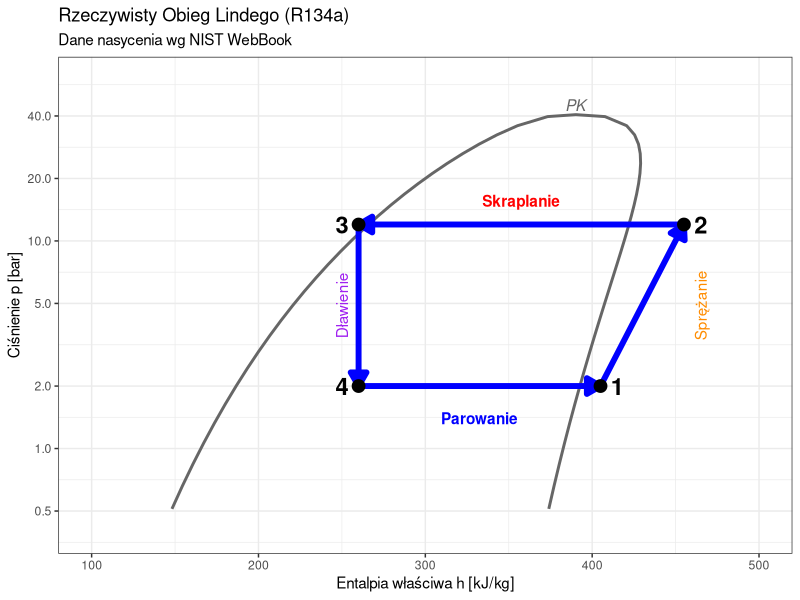
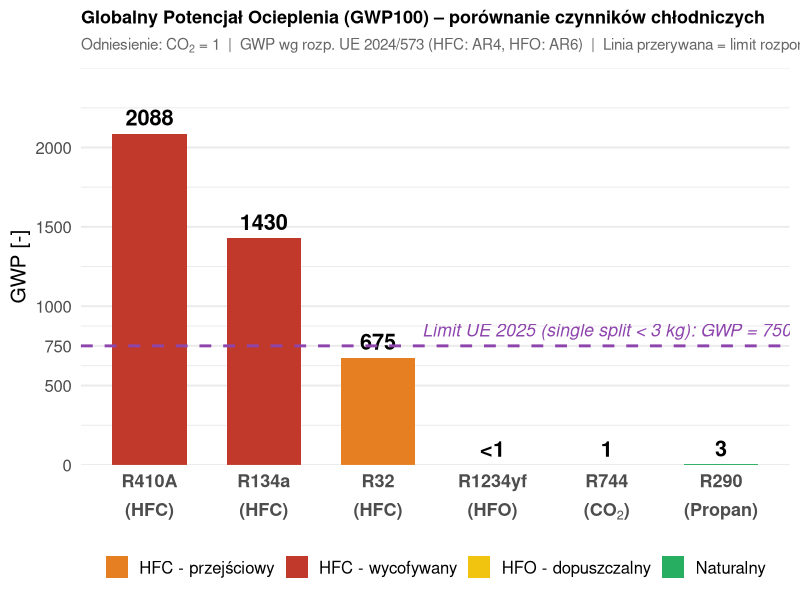

Here is the R script that generated these plots, in order:
## ---- chunk 1
#| echo: false
#| warning: false
#| message: false
library(ggplot2)
theme_set(theme_minimal(base_size = 18))
## ---- chunk 2
#| label: ph-cycle
#| echo: false
#| fig-width: 10
#| fig-height: 6

library(ggplot2)

# Dense R134a data from NIST WebBook (-40C to 100C, step 5C)
# Units: Temp [C], Pres [bar], h_liq [kJ/kg], h_vap [kJ/kg]
r134a_data <- data.frame(
    temp = c(-40, -35, -30, -25, -20, -15, -10, -5, 0, 5, 10, 15, 20, 25, 30, 35, 40, 45, 50, 55, 60, 65, 70, 75, 80, 85, 90, 95, 100),
    p = c(0.51209, 0.66144, 0.84378, 1.0640, 1.3273, 1.6394, 2.0060, 2.4334, 2.9280, 3.4966, 4.1461, 4.8837, 5.7171, 6.6538, 7.7020, 8.8698, 10.166, 11.599, 13.179, 14.915, 16.818, 18.898, 21.168, 23.641, 26.332, 29.258, 32.442, 35.912, 39.724),
    h_l = c(148.14, 154.44, 160.79, 167.19, 173.64, 180.14, 186.70, 193.32, 200.00, 206.75, 213.58, 220.48, 227.47, 234.55, 241.72, 249.01, 256.41, 263.94, 271.62, 279.47, 287.50, 295.76, 304.28, 313.13, 322.39, 332.22, 342.93, 355.25, 373.30),
    h_v = c(374.00, 377.17, 380.32, 383.45, 386.55, 389.63, 392.66, 395.66, 398.60, 401.49, 404.32, 407.07, 409.75, 412.33, 414.82, 417.19, 419.43, 421.52, 423.44, 425.15, 426.63, 427.82, 428.65, 429.03, 428.81, 427.76, 425.42, 420.67, 407.68)
)

# Critical Point (Manual addition to close the dome)
cp_data <- data.frame(temp = 101.06, p = 40.593, h_l = 390.2, h_v = 390.2)
r134a_data <- rbind(r134a_data, cp_data)

# Construct Dome Data (No spline needed, data is dense enough)
dome <- data.frame(
    h = c(r134a_data$h_l, rev(r134a_data$h_v)),
    p = c(r134a_data$p, rev(r134a_data$p))
)

# Cycle Points (Adjusted for R134a scale)
# P1 = 2 bar (~ -10C). Sat Gas h ~ 392.
# h1 = 405 (Superheated)
h1 <- 405
p1 <- 2.0
# P2 = 12 bar (~ 46C). Sat Gas h ~ 422.
# h2 = 455 (Superheated, after compression; CoolProp: h2s ~ 445 -> eta_is ~ 0.8)
h2 <- 455
p2 <- 12.0
# P3 = 12 bar. Sat Liq h ~ 266.
# h3 = 260 (Subcooled)
h3 <- 260
p3 <- 12.0
# P4 = 2 bar. Isenthalpic expansion.
h4 <- 260
p4 <- 2.0

# Segments for arrows (Process lines)
segments <- data.frame(
    x = c(h1, h2, h3, h4),
    y = c(p1, p2, p3, p4),
    xend = c(h2, h3, h4, h1),
    yend = c(p2, p3, p4, p1),
    process = c("Sprężanie", "Skraplanie", "Dławienie", "Parowanie")
)

ggplot() +
    # Dome (Smooth Path)
    geom_path(data = dome, aes(x = h, y = p), color = "grey40", size = 1) +
    annotate("text", x = 390, y = 45, label = "PK", color = "grey40", fontface = "italic", size = 4) +

    # Cycle Lines with Arrows
    geom_segment(
        data = segments, aes(x = x, y = y, xend = xend, yend = yend),
        color = "blue", size = 2, arrow = arrow(type = "closed", length = unit(0.4, "cm"))
    ) +

    # Process Labels
    annotate("text", x = (h1 + h4) / 2, y = p1 * 0.7, label = "Parowanie", color = "blue", fontface = "bold") +
    annotate("text", x = (h2 + h3) / 2, y = p2 * 1.3, label = "Skraplanie", color = "red", fontface = "bold") +
    annotate("text", x = h2 + 10, y = sqrt(p1 * p2), label = "Sprężanie", angle = 90, color = "darkorange") +
    annotate("text", x = h4 - 10, y = sqrt(p1 * p2), label = "Dławienie", angle = 90, color = "purple") +

    # Points labels
    annotate("point", x = c(h1, h2, h3, h4), y = c(p1, p2, p3, p4), size = 4) +
    annotate("text", x = h1 + 10, y = p1, label = "1", size = 6, fontface = "bold") +
    annotate("text", x = h2 + 10, y = p2, label = "2", size = 6, fontface = "bold") +
    annotate("text", x = h3 - 10, y = p3, label = "3", size = 6, fontface = "bold") +
    annotate("text", x = h4 - 10, y = p4, label = "4", size = 6, fontface = "bold") +
    scale_y_log10(breaks = c(0.5, 1, 2, 5, 10, 20, 40), limits = c(0.4, 60)) +
    scale_x_continuous(limits = c(100, 500)) +
    theme_bw() +
    labs(
        title = "Rzeczywisty Obieg Lindego (R134a)",
        subtitle = "Dane nasycenia wg NIST WebBook",
        x = "Entalpia właściwa h [kJ/kg]",
        y = "Ciśnienie p [bar]"
    )
## ---- chunk 3
#| label: gwp-comparison
#| echo: false
#| fig-width: 12
#| fig-height: 5.5

library(ggplot2)

czynniki <- data.frame(
  nazwa = factor(
    c("R410A\n(HFC)", "R134a\n(HFC)", "R32\n(HFC)", "R1234yf\n(HFO)", "R744\n(CO2)", "R290\n(Propan)"),
    levels = c("R410A\n(HFC)", "R134a\n(HFC)", "R32\n(HFC)", "R1234yf\n(HFO)", "R744\n(CO2)", "R290\n(Propan)")
  ),
  GWP = c(2088, 1430, 675, 0.5, 1, 3),
  etykieta = c("2088", "1430", "675", "<1", "1", "3"),
  kategoria = c("HFC - wycofywany", "HFC - wycofywany", "HFC - przejściowy",
                "HFO - dopuszczalny", "Naturalny", "Naturalny")
)

# Etykiety osi X (plotmath: indeks dolny w CO2)
etykiety_x <- expression(
  atop(bold("R410A"), bold("(HFC)")), atop(bold("R134a"), bold("(HFC)")),
  atop(bold("R32"), bold("(HFC)")), atop(bold("R1234yf"), bold("(HFO)")),
  atop(bold("R744"), bold("(CO"[2]*")")), atop(bold("R290"), bold("(Propan)"))
)

kolory <- c(
  "HFC - wycofywany"   = "#c0392b",
  "HFC - przejściowy"  = "#e67e22",
  "HFO - dopuszczalny" = "#f1c40f",
  "Naturalny"          = "#27ae60"
)

ggplot(czynniki, aes(x = nazwa, y = GWP, fill = kategoria)) +
  geom_col(width = 0.65, show.legend = TRUE) +
  geom_text(aes(label = etykieta), vjust = -0.5, size = 5.5, fontface = "bold") +
  geom_hline(yintercept = 750, linetype = "dashed", color = "#8e44ad", linewidth = 1) +
  annotate("text", x = 5.0, y = 850, label = "Limit UE 2025 (single split < 3 kg): GWP = 750",
           color = "#8e44ad", fontface = "italic", size = 4.5) +
  scale_fill_manual(values = kolory, name = NULL) +
  scale_x_discrete(labels = etykiety_x) +
  scale_y_continuous(limits = c(0, 2500), expand = c(0, 0),
                     breaks = c(0, 500, 750, 1000, 1500, 2000)) +
  labs(
    title = "Globalny Potencjał Ocieplenia (GWP100) – porównanie czynników chłodniczych",
    subtitle = expression("Odniesienie: CO"[2] * " = 1  |  GWP wg rozp. UE 2024/573 (HFC: AR4, HFO: AR6)  |  Linia przerywana = limit rozporządzenia"),
    x = NULL, y = "GWP [-]"
  ) +
  theme_minimal(base_size = 15) +
  theme(
    legend.position = "bottom",
    legend.text = element_text(size = 12),
    plot.title = element_text(face = "bold", size = 13),
    plot.subtitle = element_text(size = 11, color = "grey40"),
    axis.text.x = element_text(face = "bold", size = 13),
    panel.grid.major.x = element_blank()
  )
